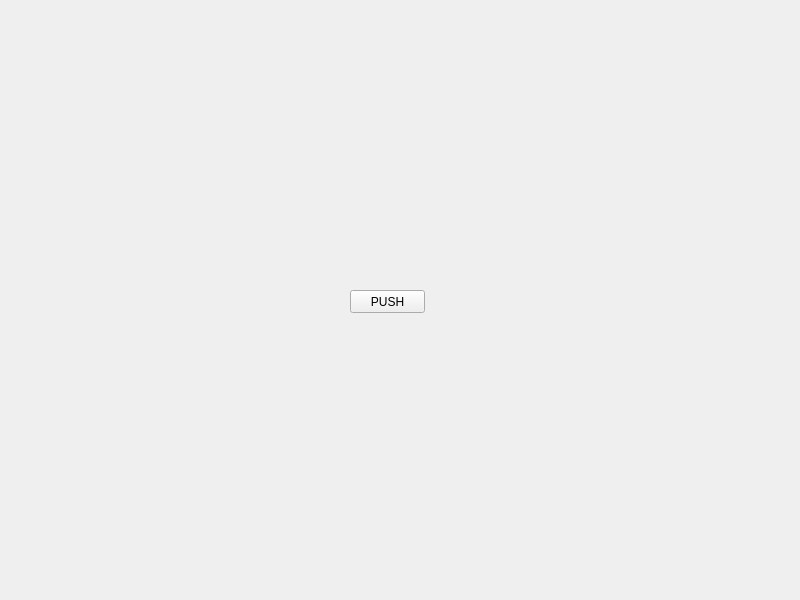
<?xml version="1.0" encoding="UTF-8"?>
<ui version="4.0">
 <class>MidTermUi</class>
 <widget class="QWidget" name="MidTermUi">
  <property name="geometry">
   <rect>
    <x>0</x>
    <y>0</y>
    <width>800</width>
    <height>600</height>
   </rect>
  </property>
  <property name="windowTitle">
   <string>MidTermUi</string>
  </property>
  <widget class="QPushButton" name="pushButton">
   <property name="geometry">
    <rect>
     <x>350</x>
     <y>290</y>
     <width>75</width>
     <height>23</height>
    </rect>
   </property>
   <property name="text">
    <string>PUSH</string>
   </property>
  </widget>
 </widget>
 <resources/>
 <connections/>
</ui>
